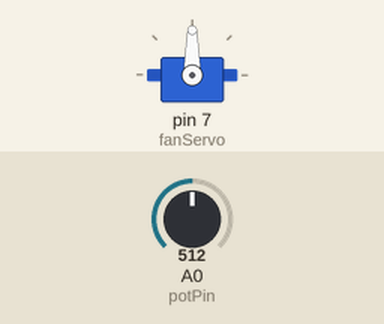
Bench run of a sketch on a simulated Arduino Uno, built with avr-gcc and run on an emulated ATmega328P. On the bench: servo. The test bench sets the inputs (shaded band); at power-on: A0 (potPin) = 512.

Above: at 1.2 s.
1.3 s: A0 (potPin) set to 716
At 1.6 s:
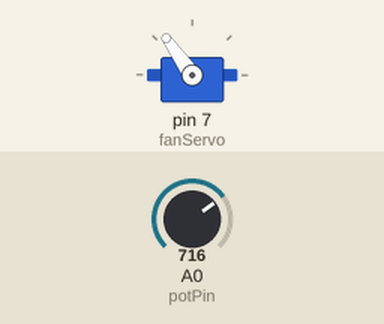
2.8 s: A0 (potPin) set to 900
At 3.9 s:
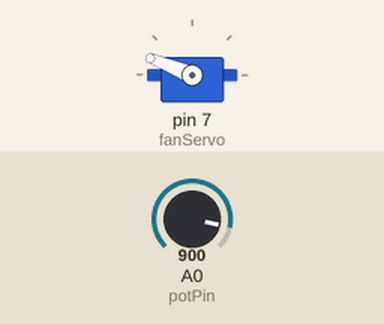
4.3 s: A0 (potPin) set to 1023
At 5.1 s:
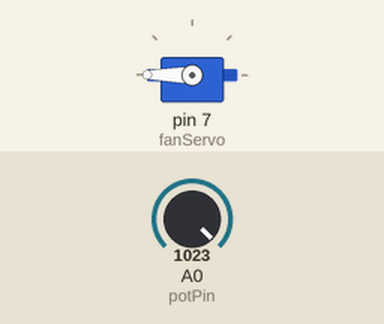
5.8 s: A0 (potPin) set to 306
At 6.2 s:
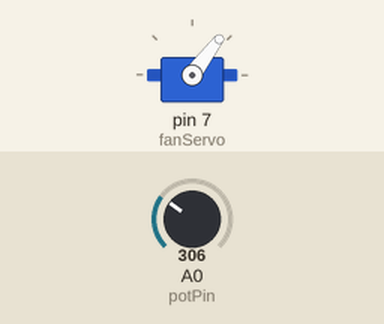
7.3 s: A0 (potPin) set to 122
At 8.6 s:
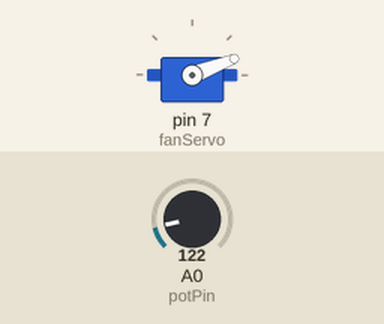
Timing chart, 0 to 9.8 s (numbered marks = the images above; inputs shaded):
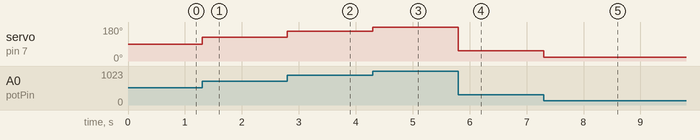

Measured:
- after the input at 1.3 s, servo on pin 7 (fanServo): 90° → 125° at once
- after the input at 2.8 s, servo on pin 7 (fanServo): 125° → 158° at once
- after the input at 4.3 s, servo on pin 7 (fanServo): 158° → 180° at once
- after the input at 5.8 s, servo on pin 7 (fanServo): 180° → 53° at once
- after the input at 7.3 s, servo on pin 7 (fanServo): 53° → 21° at once

The sketch:

servo_fan_working.ino
```cpp
// this code turns PMW into rotational angle (0 to 180 deg) of a "servo fan"
// ot maps the potentpometer resulotion (2^10 bit) to deg (0 to 180) and then writes it to the pin

#include <Servo.h>

Servo fanServo;  // Create a servo object

const int potPin = A0; // Pin connected to the potentiometer
const int servoPin = 7;  // Pin connected to the LED. needed short pin 4 to pin 9 de to compitabilty


void setup() {
  fanServo.attach(7);
  Serial.begin(9600); // Start the Serial communication at 9600 bps
  // pinMode(ledPin, OUTPUT);  // Attach the signal pin to pin digital 7
}

void loop() {
   int sensorValue = analogRead(potPin); // Read the potentiometer
   int servoPos = map(sensorValue, 0, 1023, 0, 180); // Map the value to 0-160 deg
   fanServo.write(servoPos); // Set the LED brightness


  }
```
